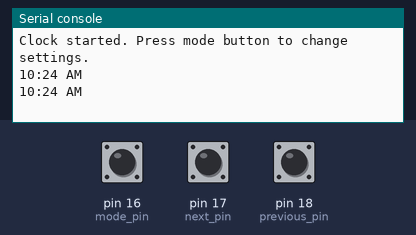
This program was run on a simulated MicroPython board. Shown: the last lines printed to the serial console. The test bench sets the inputs (shaded band); at power-on: pin 16 (mode_pin) HIGH, pin 17 (next_pin) HIGH, pin 18 (previous_pin) HIGH. The clock reads 2024-03-15 10:24:30 at power-on unless the program sets it.

Above: at 1.2 s.
1.3 s: pin 16 (mode_pin) pulled LOW for 0.15 s
At 1.7 s:
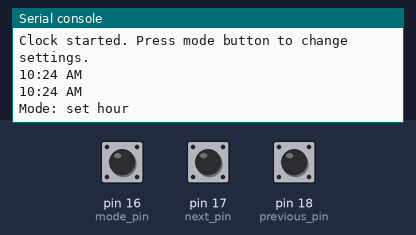
2.9 s: pin 16 (mode_pin) pulled LOW for 1 s
At 4.1 s:
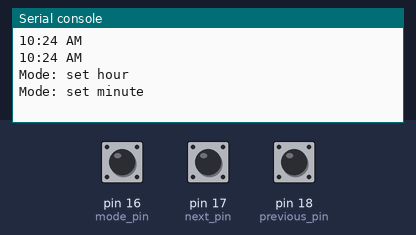
5.4 s: pin 16 (mode_pin) pulled LOW for 0.15 s
At 6.0 s:
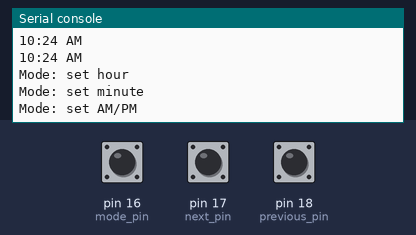
7.0 s: pin 17 (next_pin) pulled LOW for 0.15 s
At 8.2 s:
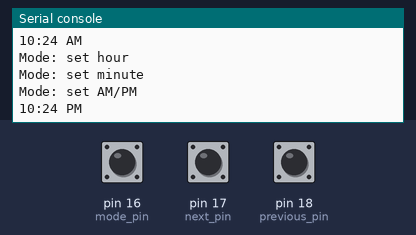
8.6 s: pin 16 (mode_pin) pulled LOW for 1 s
At 9.4 s:
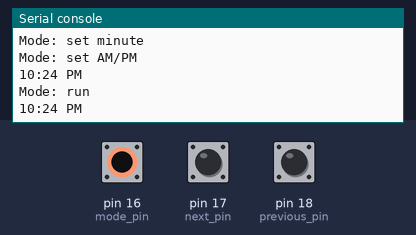

The program:

button-mode-test.py
```python
from machine import Pin
from utime import localtime, sleep, ticks_ms, ticks_diff

# Pin setup
mode_pin = Pin(16, Pin.IN, Pin.PULL_UP)
next_pin = Pin(17, Pin.IN, Pin.PULL_UP)
previous_pin = Pin(18, Pin.IN, Pin.PULL_UP)

# Time state
now = localtime()
hour = now[3]
minute = now[4]
if hour < 12:
    is_pm = False
else:
    is_pm = True
mode = 0
mode_names = ["run", "set hour", "set minute", "set AM/PM"]
mode_count = len(mode_names)

# Debounce state
last_mode_press = 0
last_next_press = 0
last_prev_press = 0
DEBOUNCE_MS = 200

def format_time():
    return f"{hour:d}:{minute:02d} {'PM' if is_pm else 'AM'}"

def handle_mode(pin):
    global mode, last_mode_press
    current_time = ticks_ms()
    if ticks_diff(current_time, last_mode_press) > DEBOUNCE_MS:
        mode = (mode + 1) % mode_count
        print(f"Mode: {mode_names[mode]}")
        last_mode_press = current_time

def handle_next(pin):
    global hour, minute, is_pm, last_next_press
    current_time = ticks_ms()
    if ticks_diff(current_time, last_next_press) > DEBOUNCE_MS:
        if mode == 1:  # Set hour
            hour = (hour % 12) + 1
        elif mode == 2:  # Set minute
            minute = (minute + 1) % 60
        elif mode == 3:  # Toggle AM/PM
            is_pm = not is_pm

        if mode != 0:
            print(format_time())
        last_next_press = current_time

def handle_previous(pin):
    global hour, minute, is_pm, last_prev_press
    current_time = ticks_ms()
    if ticks_diff(current_time, last_prev_press) > DEBOUNCE_MS:
        if mode == 1:  # Set hour
            hour = ((hour - 2) % 12) + 1
        elif mode == 2:  # Set minute
            minute = (minute - 1) % 60
        elif mode == 3:  # Toggle AM/PM
            is_pm = not is_pm

        if mode != 0:
            print(format_time())
        last_prev_press = current_time

# Set up interrupts
mode_pin.irq(trigger=Pin.IRQ_FALLING, handler=handle_mode)
next_pin.irq(trigger=Pin.IRQ_FALLING, handler=handle_next)
previous_pin.irq(trigger=Pin.IRQ_FALLING, handler=handle_previous)

# Main loop
print("Clock started. Press mode button to change settings.")
while True:
    if mode == 0:  # Only update display in run mode
        print(format_time())
        sleep(1)
```

Measured:
- after the input at 1.3 s, the serial console: prints a new line at once (image 1)
- after the input at 2.9 s, the serial console: prints a new line at once (image 2)
- after the input at 5.4 s, the serial console: prints a new line at once (image 3)
- after the input at 7.0 s, the serial console: prints a new line at once (image 4)
- after the input at 8.6 s, the serial console: prints a new line at once (image 5)
